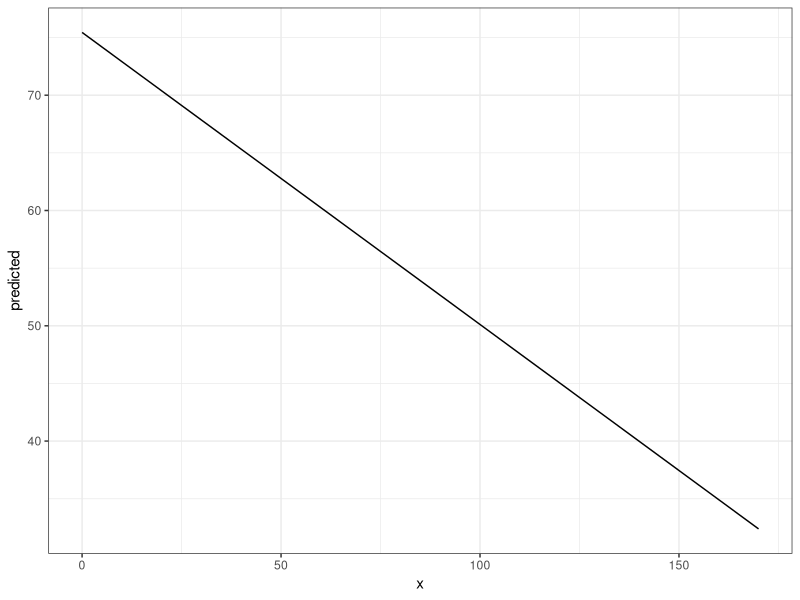
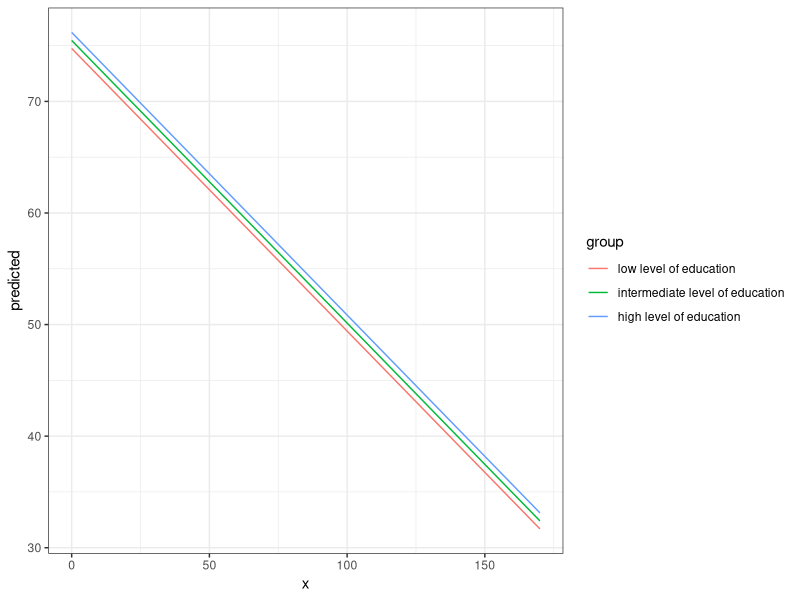
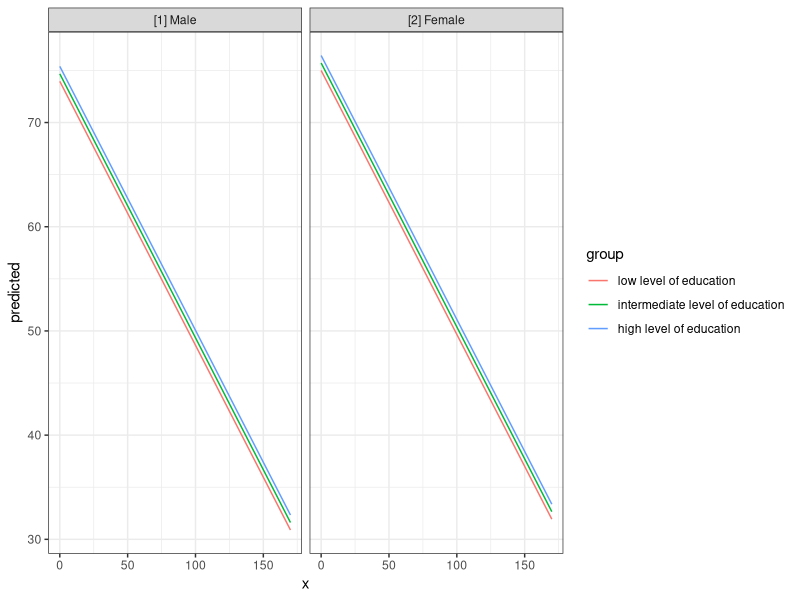
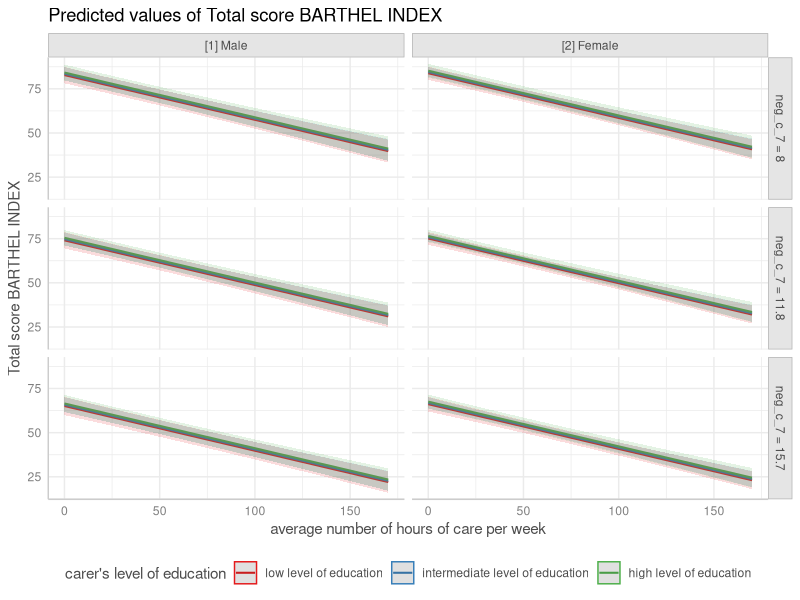
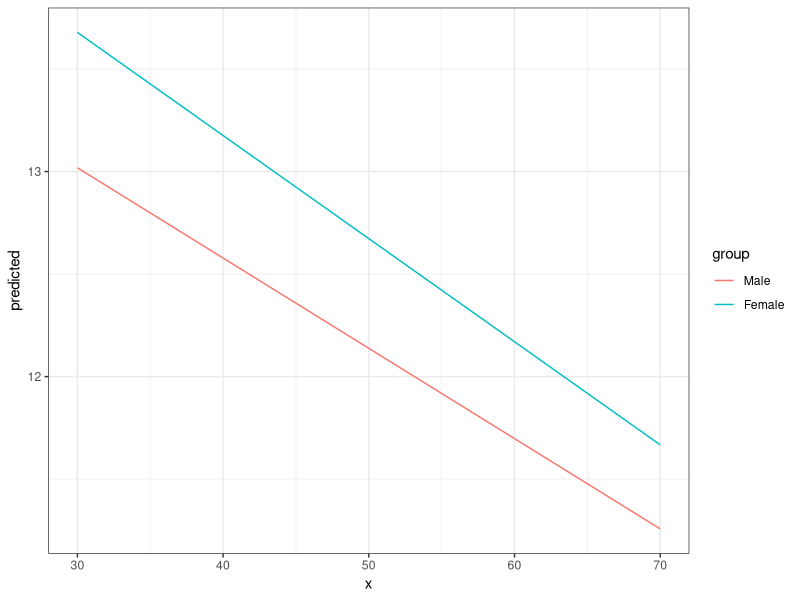
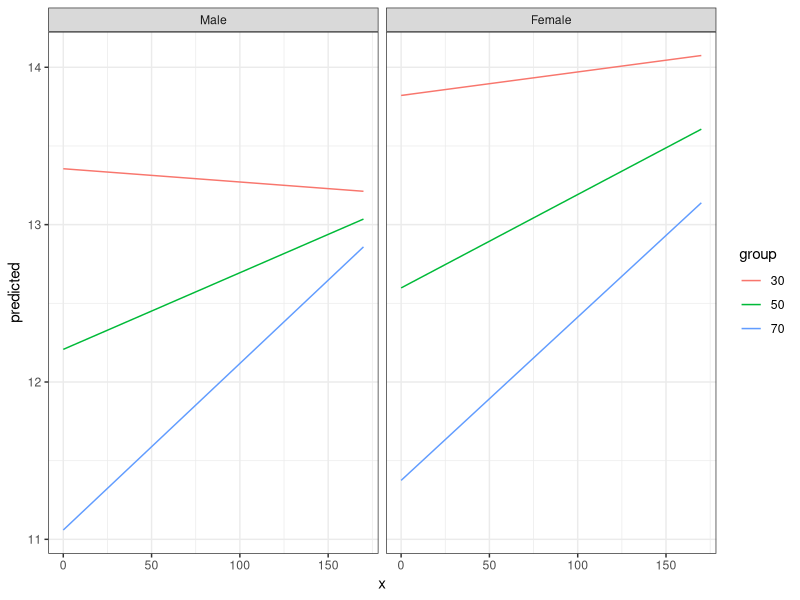
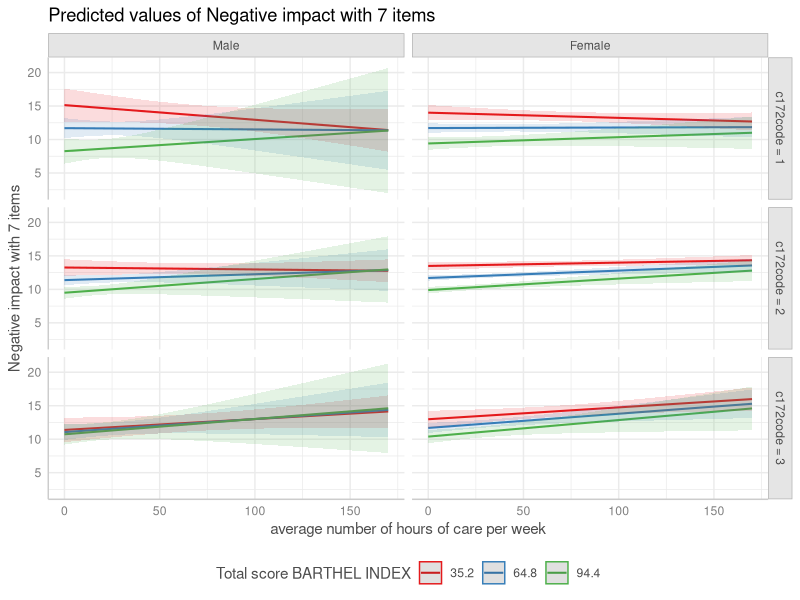
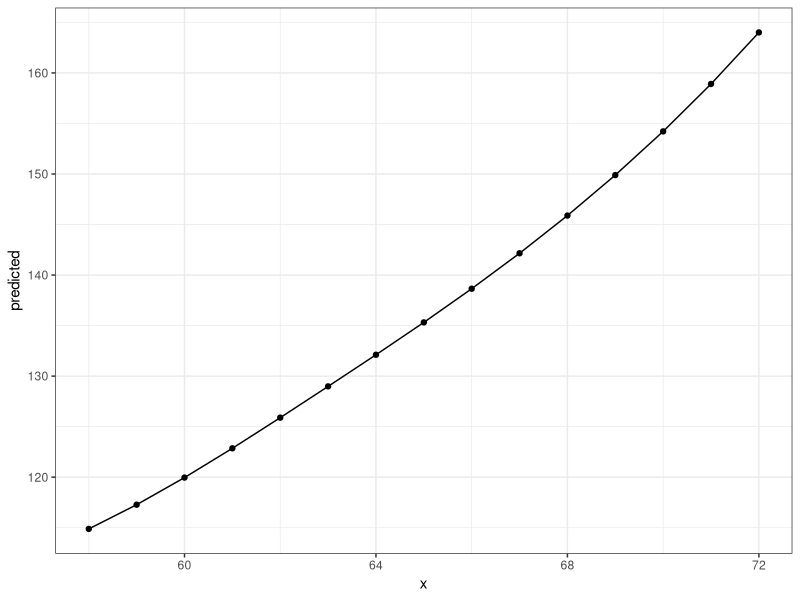

R code for these plots, in order:
## ---- chunk 1
knitr::opts_chunk$set(
  collapse = TRUE,
  comment = "#>",
  dev = "png",
  fig.width = 7,
  fig.height = 3.5,
  message = FALSE,
  warning = FALSE
)
options(width = 800)

pkgs <- c(
  "ggplot2",
  "splines",
  "gridExtra",
  "patchwork",
  "see",
  "survival",
  "datawizard",
  "htmltools"
)

if (!all(vapply(pkgs, requireNamespace, quietly = TRUE, FUN.VALUE = logical(1L)))) {
  knitr::opts_chunk$set(eval = FALSE)
}
## ---- chunk 2
library(htmltools)
callout_tip <- function(header = NULL, ...) {
  div(
    class = "callout-tip",
    tags$h1(
      tags$img(src = "../man/figures/summary.png", width = "16", height = "16", style = "vertical-align:middle"), # nolint
      header
    ),
    ...
  )
}
## ---- chunk 3
callout_tip(
  "Summary of most important points:",
  tags$ul(
    tags$li("The aim of the ", tags$em("ggeffects-package"), " is to understand your model and how predictors are associated with your outcome. This is achieved by calculating adjusted predictions, using the ", tags$code("predict_response()"), " function."), # nolint
    tags$li(tags$code("predict_response()"), "estimates the outcome for meaningful values of predictors of interest (so-called ", tags$em("focal terms"), ")."), # nolint
    tags$li("The interpretation of the results, or the conclusion that can be drawn, depend on how the non-focal terms are handled. This is controlled by the ", tags$code("margin"), "argument."), # nolint
    tags$li("The syntax is easy and intuitive: Just provide a model object, specify focal terms in the ", tags$code("terms"), " argument, and optionally specify the ", tags$code("margin"), " argument. This works for simple effects as well as more complex interaction effects.") # nolint
  )
)
## ---- chunk 4
library(ggeffects)
data(efc, package = "ggeffects")
fit <- lm(barthtot ~ c12hour + neg_c_7 + c161sex + c172code, data = efc)

predict_response(fit, terms = "c12hour")
## ---- chunk 5
library(ggplot2)
theme_set(theme_bw())

mydf <- predict_response(fit, terms = "c12hour")
ggplot(mydf, aes(x, predicted)) + geom_line()
## ---- chunk 6
predict_response(fit, terms = c("c12hour", "c172code"))
## ---- chunk 7
mydf <- predict_response(fit, terms = c("c12hour", "c172code"))
ggplot(mydf, aes(x, predicted, colour = group)) + geom_line()
## ---- chunk 8
mydf <- predict_response(fit, terms = c("c12hour", "c172code", "c161sex"))
# print a more compact table
print(mydf, collapse_tables = TRUE)
ggplot(mydf, aes(x, predicted, colour = group)) +
  geom_line() +
  facet_wrap(~facet)
## ---- chunk 9
mydf <- predict_response(fit, terms = c("c12hour", "c172code", "c161sex", "neg_c_7"))
plot(mydf) + theme(legend.position = "bottom")
## ---- chunk 10
mydf <- predict_response(fit)
mydf
## ---- chunk 11
data(efc, package = "ggeffects")

# make categorical
efc$c161sex <- datawizard::to_factor(efc$c161sex)

# fit model with interaction
fit <- lm(neg_c_7 ~ c12hour + barthtot * c161sex, data = efc)

# select only levels 30, 50 and 70 from continuous variable Barthel-Index
mydf <- predict_response(fit, terms = c("barthtot [30,50,70]", "c161sex"))
ggplot(mydf, aes(x, predicted, colour = group)) + geom_line()
## ---- chunk 12
# fit model with 3-way-interaction
fit <- lm(neg_c_7 ~ c12hour * barthtot * c161sex, data = efc)

# select only levels 30, 50 and 70 from continuous variable Barthel-Index
mydf <- predict_response(fit, terms = c("c12hour", "barthtot [30,50,70]", "c161sex"))

ggplot(mydf, aes(x, predicted, colour = group)) + 
  geom_line() +
  facet_wrap(~facet)
## ---- chunk 13
# fit model with 4-way-interaction
fit <- lm(neg_c_7 ~ c12hour * barthtot * c161sex * c172code, data = efc)

# adjusted predictions for all 4 interaction terms
pr <- predict_response(fit, c("c12hour", "barthtot", "c161sex", "c172code"))

# use plot() method, easier than own ggplot-code from scratch
plot(pr, n_rows = 2) + theme(legend.position = "bottom")
## ---- chunk 14
library(splines)
data(women)

fm1 <- lm(weight ~ bs(height, df = 5), data = women)
dat <- predict_response(fm1, "height")

ggplot(dat, aes(x, predicted)) +
  geom_line() +
  geom_point()
## ---- chunk 15
library(survival)
data("lung2")
m <- coxph(Surv(time, status) ~ sex + age + ph.ecog, data = lung2)

# predicted risk-scores
predict_response(m, c("sex", "ph.ecog"))
## ---- chunk 16
# probability of survival
predict_response(m, c("sex", "ph.ecog"), type = "survival")
## ---- chunk 17
get_x_title(mydf)
get_y_title(mydf)

ggplot(mydf, aes(x, predicted, colour = group)) +
  geom_line() +
  facet_wrap(~facet) +
  labs(
    x = get_x_title(mydf),
    y = get_y_title(mydf),
    colour = get_legend_title(mydf)
  )
